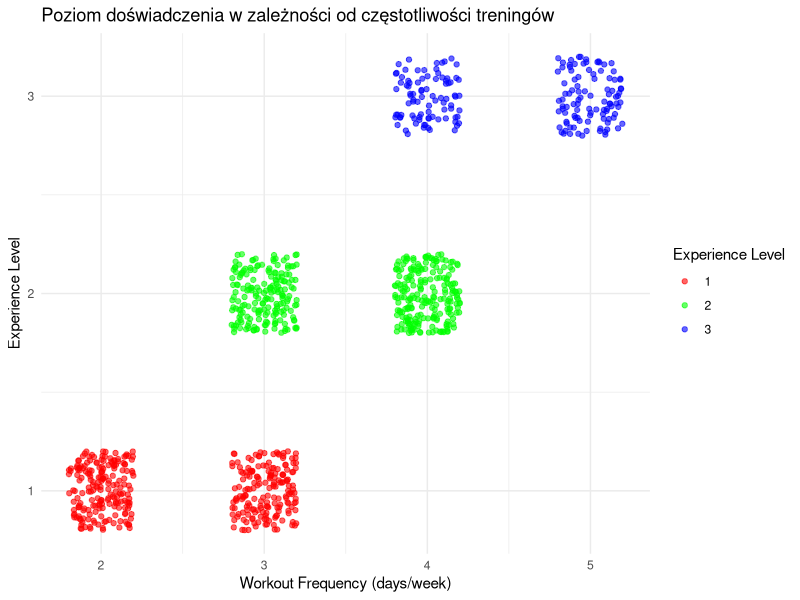
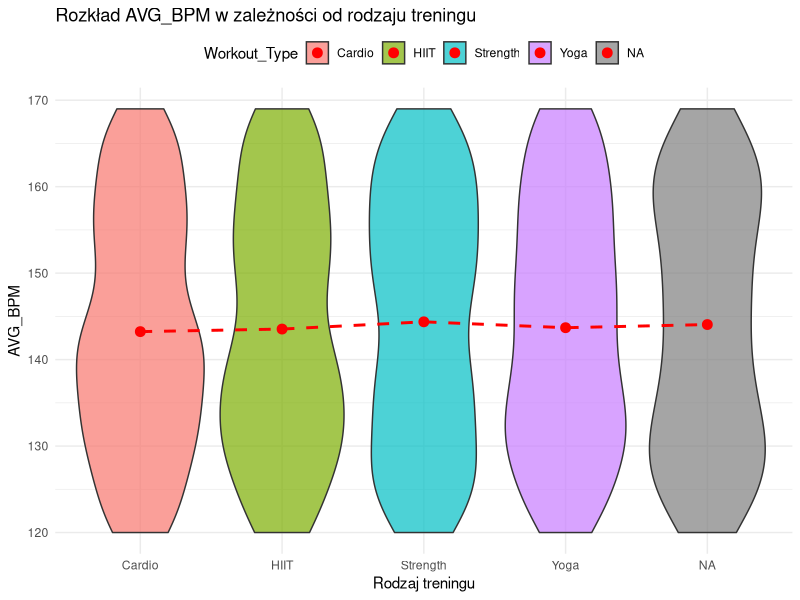

Write the R code that produced these figures, in order.
#Wizualizacja

library (ggplot2)
library(readr)
library(dplyr)

#Wczytanie danych
silownia <- read_csv("silownia_new.csv")

#Zmiana nazwy zmiennej
silownia <- silownia %>% rename(Workout_Frequency = 'Workout_Frequency (days/week)')

#Wykres zależności poziomu doświadczenia od częstotliwości treningów
ggplot(silownia, aes(x = Workout_Frequency, y = Experience_Level, color = as.factor(Experience_Level))) +
  geom_jitter(width = 0.2, height = 0.2, alpha = 0.6) +
  scale_y_continuous(
    breaks = 1:3  
  ) +
  scale_color_manual(
    values = c("1" = "red", "2" = "green", "3" = "blue"),
    name = "Experience Level"  
  ) +
  labs(
    title = "Poziom doświadczenia w zależności od częstotliwości treningów",
    x = "Workout Frequency (days/week)",
    y = "Experience Level"
  ) +
  theme_minimal()




# Obliczanie średnich AVG_BPM dla każdego typu treningu
avg_bpm_summary <- silownia %>%
  group_by(Workout_Type) %>%
  summarise(mean_bpm = mean(Avg_BPM, na.rm = TRUE))

#Wykres zależności AVG_BPM od rodzaju treningu
ggplot(silownia, aes(x = Workout_Type, y = Avg_BPM, fill = Workout_Type)) +
  geom_violin(alpha = 0.7) +  
  geom_point(data = avg_bpm_summary, aes(x = Workout_Type, y = mean_bpm), 
             color = "red", size = 3) +  # Średnie jako czerwone punkty
  geom_line(data = avg_bpm_summary, aes(x = Workout_Type, y = mean_bpm, group = 1), 
            color = "red", linetype = "dashed", linewidth = 1) +  # Linia łącząca średnie
  labs(
    title = "Rozkład AVG_BPM w zależności od rodzaju treningu",
    x = "Rodzaj treningu",
    y = "AVG_BPM"
  ) +
  theme_minimal() +
  theme(legend.position = "top")
















